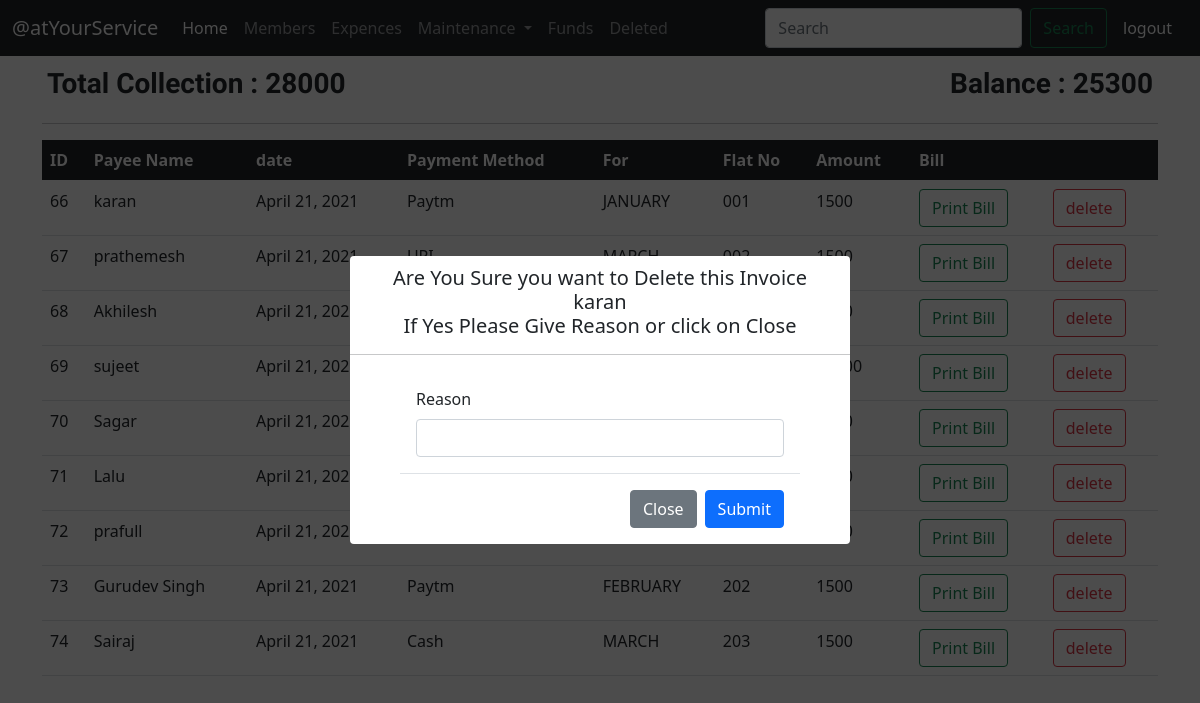
The page /delinv?id=66 on the database its author committed.
### main/models.py (models this page shows, shortened)
class Balance(models.Model):
    collection=models.IntegerField()
    this_month_collection=models.IntegerField()
    expence=models.IntegerField()
    this_month_expence=models.IntegerField()
    balance=models.IntegerField()

class Invoice(models.Model):
    invoice_id=models.AutoField
    payee_name=models.CharField(max_length=50)
    date=models.DateField()
    payment_method=models.CharField(max_length=20)
    for_month=models.CharField(max_length=50)
    flat_no=models.CharField(max_length=20)
    amount=models.IntegerField()
    status=models.CharField(max_length=20)
    del_reason=models.CharField(max_length=80)

### main/views.py (the view)
# urls.py: path('delinv',views.delinv,name="delinv"),
def delinv(request):
    if request.method=="POST":
        id=request.POST['id']
        rea=request.POST['reason']
        inv=Invoice.objects.filter(id=id).update(status='deleted',del_reason=rea)
        ina=Invoice.objects.get(id=id)
        bal=Balance.objects.get(id='1')
        am=bal.balance-ina.amount
        ac=bal.collection-ina.amount
        print(ac,am)
        d=Balance.objects.filter(id='1').update(collection=ac,balance=am)
        print(d)
        return redirect('Collection')
    else:
        id=request.GET.get('id')
        dele=Invoice.objects.get(id=id)
        Bal=Balance.objects.get(id='1')
        inv=Invoice.objects.filter(status="active").order_by('date')
        n = len(inv)
        params={'inv':inv,'len':n,'bal':Bal,'dele':dele}
        return render(request,'delinv.html',params)

### main/templates/delinv.html (shortened to what this page needs)
{% extends 'basic.html' %}
{% block body %}
<div class="container">
  <div class=balsheet>
    <p class="marks">Total Collection : {{ bal.collection}}</p>
    <p class="marks float-right">Balance : {{ bal.balance }}</p><br>
  </div>
  <hr>
<table class="table table-hover">
    <thead class="table-dark">
      <tr>
        <th scope="col">ID</th>
        <th scope="col">Payee Name</th>
        <th scope="col">date</th>
        <th scope="col">Payment Method</th>
        <th scope="col">For</th>
        <th scope="col">Flat No</th>
        <th scope="col">Amount</th>
        <th scope="col">Bill</th>
        <th scope="col"></th>
      </tr>
    </thead>
    <tbody>
      {% for i in inv %}
      <tr>
        <td>{{ i.id}}</td>
        <td>{{ i.payee_name}}</td>
        <td>{{ i.date}}</td>
        <td>{{ i.payment_method}}</td>
        <td>{{ i.for_month}}</td>
        <td>{{ i.flat_no}}</td>
        <td>{{ i.amount}}</td>
        <td><a href="addinvoice?id={{ i.id }}" target="_blank" class="btn btn-outline-success">Print Bill</a></td>
        <td><a href="delinv?id={{ i.id }}" class="btn btn-outline-danger">delete</a></td>
      </tr>
      {% endfor %}
    </tbody>
  </table>
</div>
<div class="outer-container">
    <div class="inner-container">
        <h5>Are You Sure you want to Delete this Invoice <br>{{dele.payee_name}} <br>
          If Yes Please Give Reason or click on Close</h5>
        <hr>
        <form method="POST" action="delinv" class="form">
            <div class="modal-body">
              <div>
                <label class="form-label">Reason</label>
                <input type="text" name="reason" class="form-control" required >
              </div>
            </div>
            <div class="modal-footer">
              <a type="button" class="btn btn-secondary" href="Member">Close</a>
              <input type="submit" class="btn btn-primary">
            </div>
          </form>
    </div>
  </div>
{% endblock %}

### main/templates/basic.html (style rules this page uses)
.container { padding-top: 5px; }
.float-right { display: inline; float: right; }
.marks { font-size: 28px; font-weight: bolder; display: inline; line-height: 36px; font-family: 'New Tegomin', serif; }
.balsheet { padding: 5px 5px; }
.outer-container { display: flex; top: 0; width: 100%; min-height: 100%; background-color: rgba(0, 0, 0, 0.7); position: absolute; justify-content: center; align-items: center; }
.inner-container { position: relative; width: 500px; border-radius: 4px; background-color: white; padding-top: 10px; text-align: center; }
.form { width:400px; text-align: left; margin: auto; }

### rows shown on the page
Balance: collection "28000", balance "25300"
Invoice: id "66", payee_name "karan", date "April 21, 2021", payment_method "Paytm", for_month "JANUARY", flat_no "001", amount "1500"
Invoice: id "67", payee_name "prathemesh", date "April 21, 2021"
Invoice: id "68", payee_name "Akhilesh", date "April 21, 2021"
Invoice: id "69", payee_name "sujeet", date "April 21, 2021"
Invoice: id "70", payee_name "Sagar", date "April 21, 2021"
Invoice: id "71", payee_name "Lalu", date "April 21, 2021"
Invoice: id "72", payee_name "prafull", date "April 21, 2021"
Invoice: id "73", payee_name "Gurudev Singh", date "April 21, 2021", payment_method "Paytm", for_month "FEBRUARY", flat_no "202", amount "1500"
Invoice: id "74", payee_name "Sairaj", date "April 21, 2021", payment_method "Cash", for_month "MARCH", flat_no "203", amount "1500"
